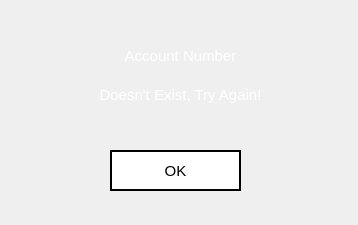
<?xml version="1.0" encoding="UTF-8"?>
<ui version="4.0">
 <class>admin_error2</class>
 <widget class="QWidget" name="admin_error2">
  <property name="geometry">
   <rect>
    <x>0</x>
    <y>0</y>
    <width>358</width>
    <height>225</height>
   </rect>
  </property>
  <property name="minimumSize">
   <size>
    <width>358</width>
    <height>225</height>
   </size>
  </property>
  <property name="maximumSize">
   <size>
    <width>358</width>
    <height>225</height>
   </size>
  </property>
  <property name="windowTitle">
   <string>Warning</string>
  </property>
  <property name="windowIcon">
   <iconset>
    <normaloff>icon.png</normaloff>icon.png</iconset>
  </property>
  <property name="styleSheet">
   <string notr="true">QWidget#admin_error2{
border-image: url(:images/gradient.png);
}

QPushButton{
background: transparent;
background-color: white;
border: 2px solid black;
}

QPushButton:hover{
background-color: rgb(30, 30, 30);
color: white;
}

QPushButton:pressed
{
font: bold;
}
</string>
  </property>
  <widget class="QWidget" name="verticalLayoutWidget">
   <property name="geometry">
    <rect>
     <x>20</x>
     <y>40</y>
     <width>321</width>
     <height>71</height>
    </rect>
   </property>
   <layout class="QVBoxLayout" name="verticalLayout">
    <item>
     <widget class="QLabel" name="label">
      <property name="font">
       <font>
        <pointsize>11</pointsize>
       </font>
      </property>
      <property name="text">
       <string>&lt;html&gt;&lt;head/&gt;&lt;body&gt;&lt;p&gt;&lt;span style=&quot; color:#ffffff;&quot;&gt;Account Number&lt;/span&gt;&lt;/p&gt;&lt;/body&gt;&lt;/html&gt;</string>
      </property>
      <property name="alignment">
       <set>Qt::AlignCenter</set>
      </property>
     </widget>
    </item>
    <item>
     <widget class="QLabel" name="label_2">
      <property name="font">
       <font>
        <pointsize>11</pointsize>
       </font>
      </property>
      <property name="text">
       <string>&lt;html&gt;&lt;head/&gt;&lt;body&gt;&lt;p&gt;&lt;span style=&quot; color:#ffffff;&quot;&gt;Doesn't Exist, Try Again!&lt;/span&gt;&lt;/p&gt;&lt;/body&gt;&lt;/html&gt;</string>
      </property>
      <property name="alignment">
       <set>Qt::AlignCenter</set>
      </property>
     </widget>
    </item>
   </layout>
  </widget>
  <widget class="QPushButton" name="sys_ok">
   <property name="geometry">
    <rect>
     <x>110</x>
     <y>150</y>
     <width>131</width>
     <height>41</height>
    </rect>
   </property>
   <property name="font">
    <font>
     <pointsize>11</pointsize>
    </font>
   </property>
   <property name="text">
    <string>OK</string>
   </property>
  </widget>
 </widget>
 <resources>
  <include location="resource.qrc"/>
 </resources>
 <connections/>
</ui>
